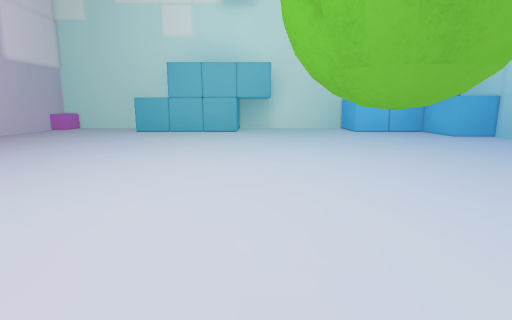
[1] (above)

14 first-person views from a walk through a Unity game level. The camera is 1.2 m above the floor, tilts 10° down and sees 80° across. The floor is counted in squares, 1 m on a side. Each view is taken from the middle of a square. On the plan, view 1 faces up. The plan holds only what a view shows up to about 13 squares ahead; the rest is blank. The player character is not drawn.

[2]
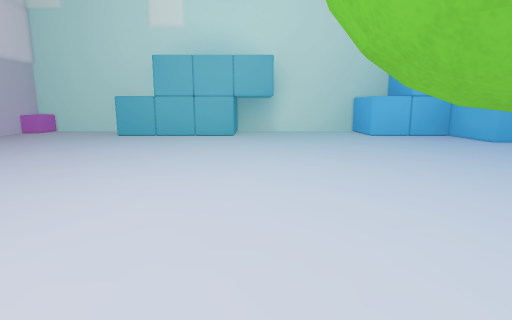

[3]
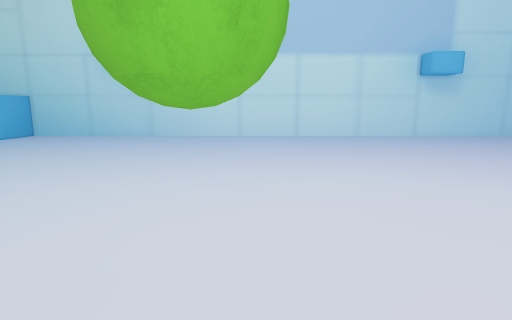

[4]
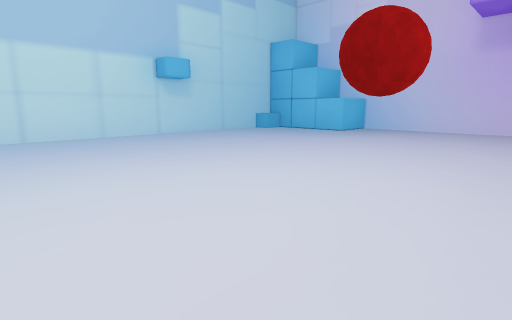

[5]
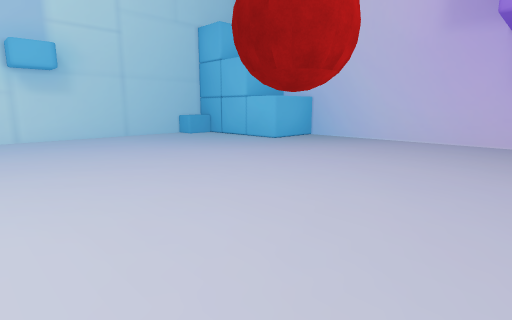

[6]
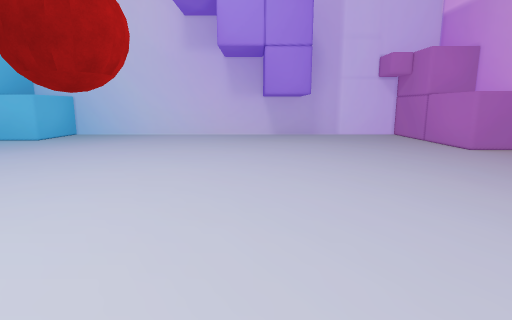

[7]
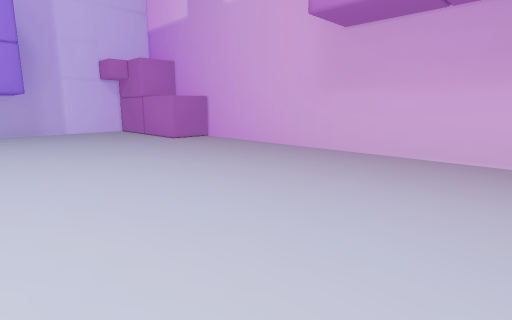

[8]
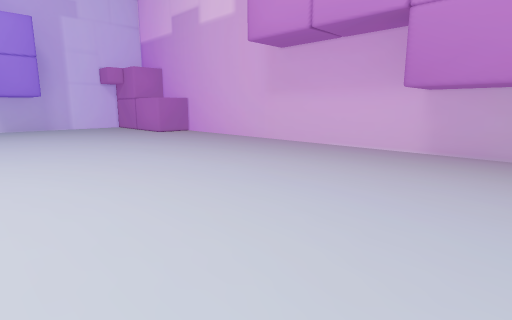

[9]
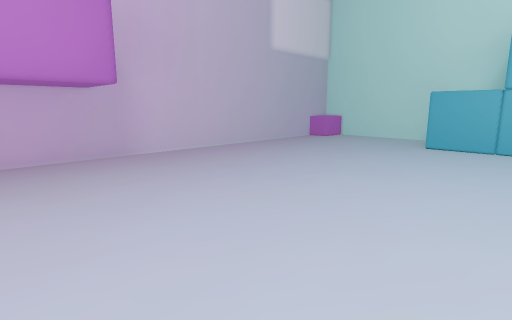

[10]
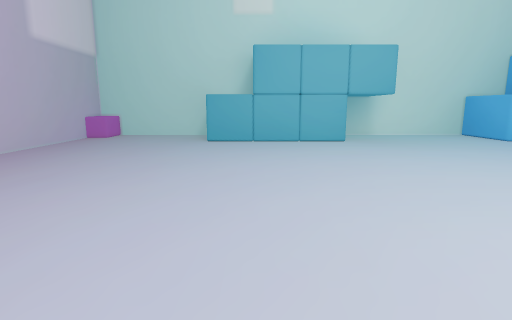

[11]
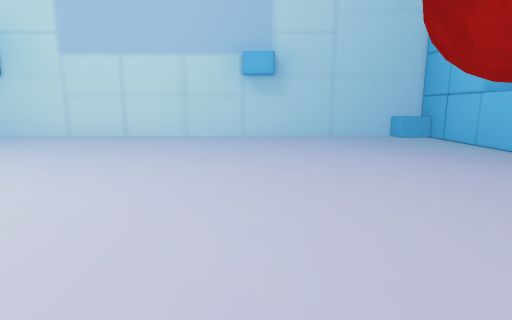

[12]
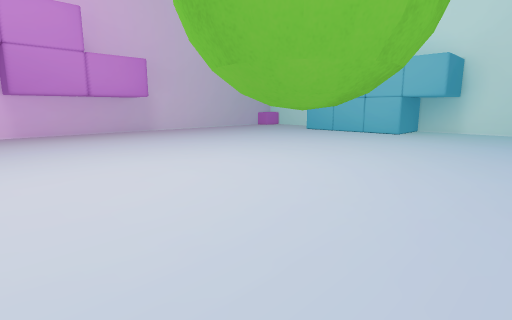

[13]
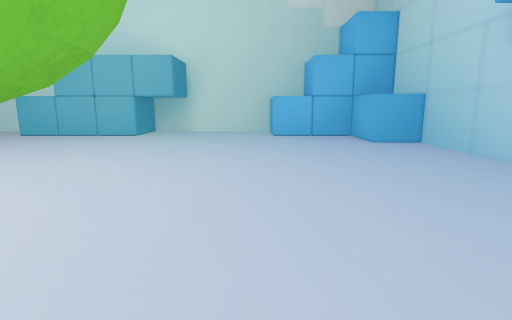

[14]
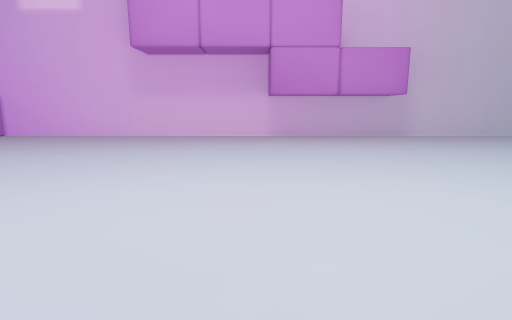

### Floor plan
Points are (right, up) in squares from view 1. A wall is a line through its corners. A room is listed if a view was taken in it or the views show most of it. See-through windows are left out.
Room 1 (views 1, 2, 3, 4, 5, 6, 7, 8, 9, 10, 11, 12, 13, 14)
walls: (2.1, 3) (1.6, 2.9); (2.7, 3.3) (2.5, 3.2) (1.9, 2.9) (1.5, 3) (1.1, 3.1) (0.7, 3.5) (0.6, 4.2) (0.9, 4.6) (1.2, 4.9); (2.8, 4.4) (2.9, 3.9) (2.6, 3.2); (-8.9, 7.2) (-8.9, 2.5); (-4.9, -10.7) (-3.4, -10.7); (9.6, 12.1) (7.9, 12.1) (7.9, 14.6); (0.7, 16.4) (0.7, 14.5) (-5.8, 14.5); (-10.6, -8.3) (-8.9, -8.3) (-8.9, -13.1) (6, -13.1); (8.6, 14.5) (4.7, 14.5) (4.7, 17); (4.7, -13.1) (4.7, -10.7) (9.5, -10.7) (9.5, 13.8); (-6, 16.9) (-10.5, 16.9) (-10.5, -9.9); (6.2, 16.9) (-0.1, 16.9)
low walls: (8.7, -10.8) (8.7, -9.5) (9.5, -9.5); (-9.7, 16.9) (-9.7, 15.7) (-10.5, 15.7)

Positions as (right, up) in squares from view 1, and headings:
1: (0, 0), facing up
2: (0, 2), facing up
3: (-3, 3), facing right
4: (-3, 3), facing down-right
5: (-3, -2), facing down-right
6: (-3, 0), facing down
7: (-3, 2), facing down-left
8: (-2, 5), facing down-left
9: (-3, 5), facing up-left
10: (-4, 4), facing up
11: (-3, -4), facing right
12: (4, 1), facing up-left
13: (4, 2), facing up
14: (2, 2), facing left
